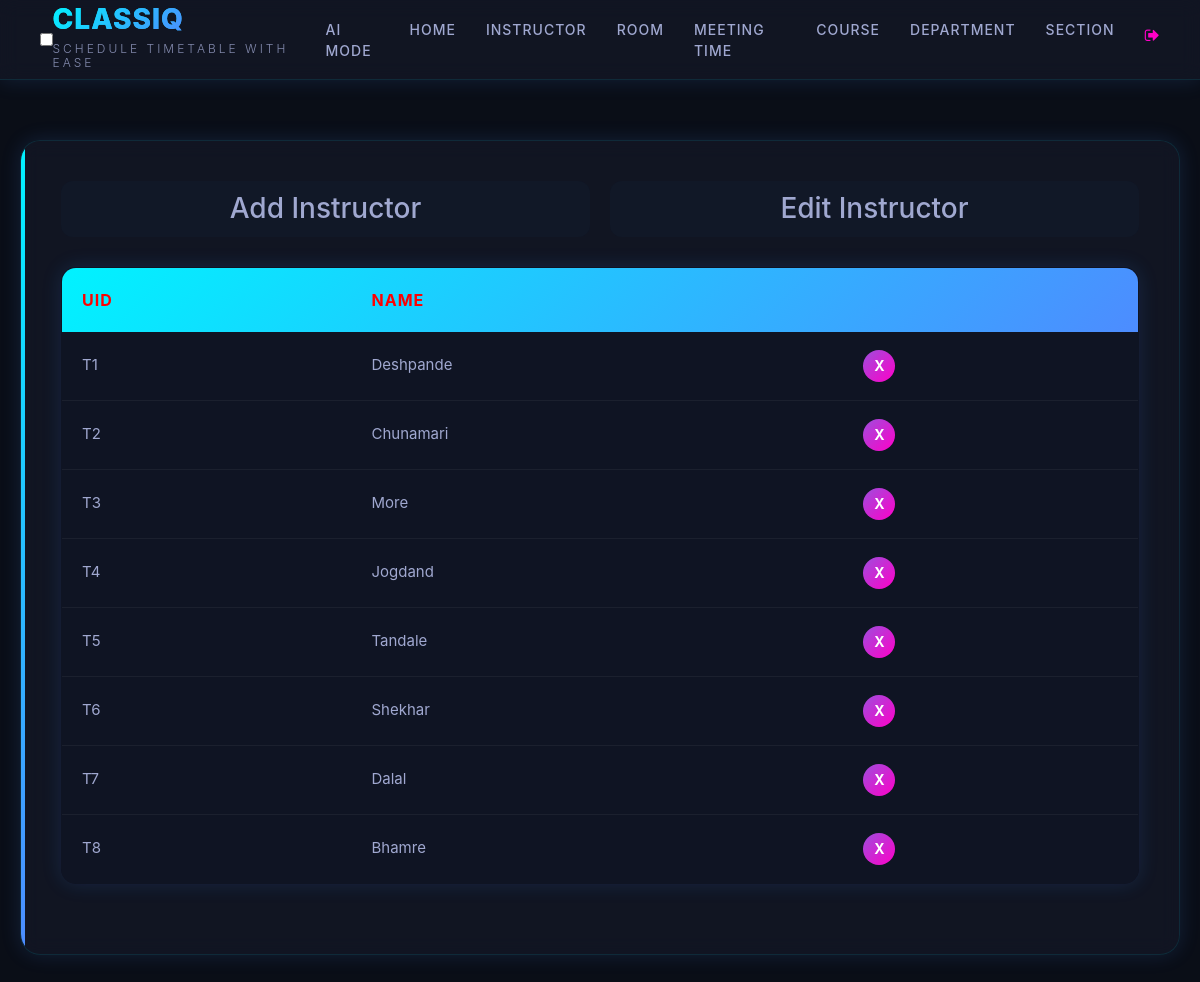
Page /instructorEdit/ (signed in) on the committed database.
### SchedulerApp/models.py (models this page shows, shortened)
class Instructor(models.Model):
    uid = models.CharField(max_length=6)
    name = models.CharField(max_length=25)

### SchedulerApp/views.py (the view)
# urls.py: path('instructorEdit/', instructorEdit, name='instructorEdit'),
@login_required
def instructorEdit(request):
    context = {'instructors': Instructor.objects.all()}
    return render(request, 'instructorEdit.html', context)

### SchedulerApp/templatetags/index.py (called while the page is built)
    def render(self, context):
        path = context['request'].path
        for p in self.patterns:
            pValue = template.Variable(p).resolve(context)
            if path == pValue:
                return 'active'
        return ''

### templates/instructorEdit.html (shortened to what this page needs)
{% extends 'base.html' %}
{% block content %}
{% load static %}
<fieldset class="fieldset">
  <div class="tablink">
    <a href="{% url 'instructorAdd'%}">
      <h1 onclick="openPage('new')" id="defaultOpen">Add Instructor</h1>
    </a>
    <h1 onclick="openPage('edit')" id="link_to_edit">Edit Instructor</h1>
  </div>
  <div class="tabcontent" id="edit">
    <table class="editTable">
      <thead>
        <tr class="table-headers">
          <th>UID</th>
          <th>Name</th>
          <th class="empty"></th>
        </tr>
      </thead>
      <tbody>
        {% for inst in instructors %}
        <tr>
          <td>{{inst.uid}}</td>
          <td>{{inst.name}}</td>
          <td class="empty">
            <form action="{% url 'deleteinstructor' inst.id %}" method="post">
              <input type="submit" value="X" class="cross">
            </form>
          </td>
        </tr>
        {% endfor %}
      </tbody>
    </table>
  </div>
</fieldset>
{% endblock %}

### static/CSS/style.css (style rules this page uses)
:root { --bg-primary: #0a0e17; --bg-secondary: #111827; --bg-glass: rgba(20, 25, 40, 0.7); --bg-card: rgba(16, 21, 36, 0.9); --border-glow: rgba(0, 231, 255, 0.1); --neon-cyan: #00f3ff; --neon-blue: #4d8cff; --neon-purple: #9d4edd; --neon-green: #00ff9d; --neon-pink: #ff00c8; --text-primary: #e0e0ff; --text-secondary: #a0a8d0; --text-muted: #8a8fb5; --shadow-glow: 0 0 20px rgba(77, 140, 255, 0.15); --shadow-intense: 0 10px 30px rgba(0, 243, 255, 0.1); --glass-blur: blur(10px); --gradient-primary: linear-gradient(135deg, var(--neon-cyan) 0%, var(--neon-blue) 100%); --gradient-secondary: linear-gradient(135deg, var(--neon-purple) 0%, var(--neon-pink) 100%); --font-primary: 'Inter', 'Segoe UI', sans-serif; --font-tech: 'SF Mono', 'Courier New', monospace; }
html, body { margin: 0; padding: 0; width: 100vw; min-height: 100%; background: var(--bg-primary); color: var(--text-primary); font-family: var(--font-primary); font-size: 62.5%; scroll-behavior: smooth; overflow-x: hidden; }
body::before { content: ''; position: fixed; top: 0; left: 0; width: 100%; height: 100%; background: radial-gradient(circle at 20% 50%, rgba(77, 140, 255, 0.05) 0%, transparent 50%), radial-gradient(circle at 80% 20%, rgba(157, 78, 221, 0.03) 0%, transparent 50%), radial-gradient(circle at 40% 80%, rgba(0, 243, 255, 0.02) 0%, transparent 50%); z-index: -1; pointer-events: none; }
body::after { content: ''; position: fixed; top: 0; left: 0; width: 100%; height: 100%; background-image: linear-gradient(90deg, transparent 49%, var(--neon-cyan) 50%, transparent 51%), linear-gradient(0deg, transparent 49%, var(--neon-blue) 50%, transparent 51%); background-size: 50px 50px; opacity: 0.02; z-index: -1; pointer-events: none; }
fieldset { background: var(--bg-glass); backdrop-filter: var(--glass-blur); border: 1px solid var(--border-glow); border-radius: 20px; padding: 4rem; box-shadow: var(--shadow-glow); margin: 2rem 0; position: relative; overflow: hidden; }
fieldset::before { content: ''; position: absolute; top: 0; left: 0; width: 4px; height: 100%; background: var(--gradient-primary); }
.tablink { display: grid; grid-template-columns: 1fr 1fr; gap: 2rem; margin-bottom: 3rem; }
.tablink h1 { font-size: 2.8rem; color: var(--text-secondary); padding: 1rem 2rem; margin: 0; cursor: pointer; text-align: center; border-radius: 12px; transition: all 0.3s ease; position: relative; overflow: hidden; background: var(--bg-secondary); border: 1px solid transparent; }
.tablink a { text-decoration: none; }
.editTable, .timetable { width: 100%; background: var(--bg-card); border-collapse: collapse; border-radius: 15px; overflow: hidden; box-shadow: var(--shadow-glow); margin: 3rem 0; border: 1px solid var(--border-glow); }
.editTable thead tr, .timetable thead tr { background: var(--gradient-primary); }
.editTable th, .timetable th { padding: 2rem; text-align: left; color: #ff0000; font-size: 1.6rem; font-weight: 700; text-transform: uppercase; letter-spacing: 1px; border: none; }
.editTable td, .timetable td { padding: 1.8rem 2rem; font-size: 1.5rem; color: var(--text-secondary); border-bottom: 1px solid rgba(255, 255, 255, 0.05); transition: all 0.2s ease; }
.cross { background: var(--gradient-secondary); color: white; border: none; width: 32px; height: 32px; border-radius: 50%; cursor: pointer; font-size: 1.4rem; font-weight: 700; transition: all 0.3s ease; display: flex; align-items: center; justify-content: center; }

### rows in the picture
Instructor: uid "T1", name "Deshpande"
Instructor: uid "T2", name "Chunamari"
Instructor: uid "T3", name "More"
Instructor: uid "T4", name "Jogdand"
Instructor: uid "T5", name "Tandale"
Instructor: uid "T6", name "Shekhar"
Instructor: uid "T7", name "Dalal"
Instructor: uid "T8", name "Bhamre"
